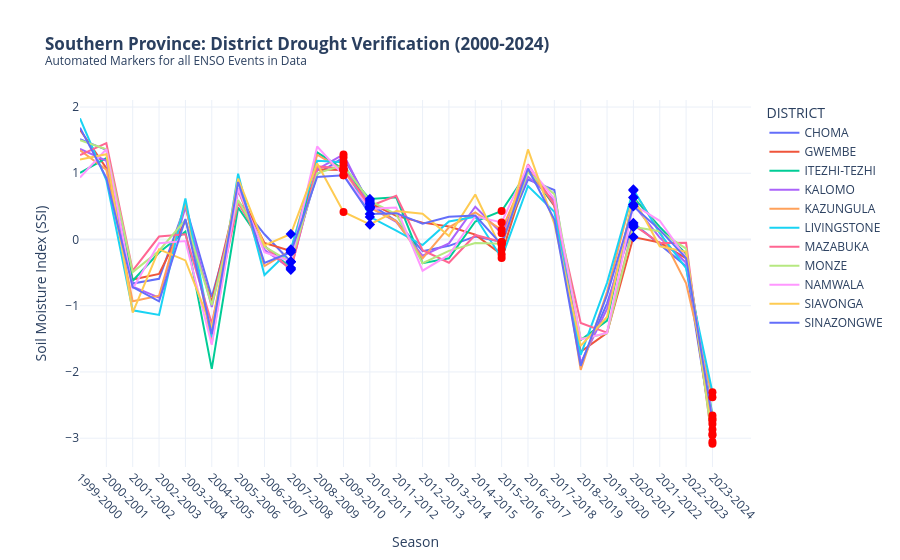

Here is the notebook cell this chart was saved with:
### Markdown cell above
This overview confirms a high spatial synchronization of agricultural drought across Zambia. While the Northern and Luapula provinces typically maintain higher baseline moisture, the 2023-2024 season shows a "synchronized crash" where every single province reached its lowest SSI (Soil Moisture) and VHI (Vegetation Health) values in 24 years.
The 2024 Outlier: In previous major El Niño years (2002, 2015), some provinces showed resilience. In 2024, the VHI dropped below 0.3 in almost all maize-belt provinces, indicating widespread permanent wilting point for the crop.
Trend Analysis: The graphics illustrate that since 2000, the frequency of "Low-VHI" years is increasing, reducing the recovery time for smallholder farmers between shocks.

### Code cell
import plotly.express as px
import plotly.graph_objects as go
import pandas as pd

# 1. Prepare Southern Province Data
southern_districts = [
    "CHIKANKATA", "CHIRUNDU", "CHOMA", "GWEMBE", "ITEZHI-TEZHI",
    "KALOMO", "KAZUNGULA", "LIVINGSTONE", "MAZABUKA", "MONZE",
    "NAMWALA", "PEMBA", "SIAVONGA", "SINAZONGWE", "ZIMBA"
]

southern_districts_data = seasonal_summary[
    seasonal_summary['DISTRICT'].isin(southern_districts)
].copy()

# 2. Patch 2023-2024 NINO34 so it is marked (since your master data ended early)
southern_districts_data.loc[southern_districts_data['SEASON'] == '2023-2024', 'NINO34'] = 2.03

# 3. Calculate SSI for Southern Districts
dist_means = southern_districts_data.groupby('DISTRICT')['VOLUMETRIC_SOIL_WATER_LAYER_1'].transform('mean')
dist_stds = southern_districts_data.groupby('DISTRICT')['VOLUMETRIC_SOIL_WATER_LAYER_1'].transform('std')
southern_districts_data['SSI'] = (southern_districts_data['VOLUMETRIC_SOIL_WATER_LAYER_1'] - dist_means) / dist_stds

# 4. Initialize the Plotly Figure
fig_south = px.line(southern_districts_data, 
                    x="SEASON", 
                    y="SSI", 
                    color="DISTRICT",
                    title="<b>Southern Province: District Drought Verification (2000-2024)</b><br><sup>Automated Markers for all ENSO Events in Data</sup>",
                    labels={"SEASON": "Season", "SSI": "Soil Moisture Index (SSI)"},
                    hover_data=['NINO34', 'NDVI_MEAN'])

# ============================================================
# 5. AUTOMATICALLY MARK EVERY EVENT FROM YOUR CSV
# ============================================================
# Get unique seasons and their corresponding NINO34 values
enso_events = southern_districts_data[['SEASON', 'NINO34']].drop_duplicates()

for index, row in enso_events.iterrows():
    season = row['SEASON']
    nino = row['NINO34']
    
    # Identify the SSI points for this specific season to place markers
    season_data = southern_districts_data[southern_districts_data['SEASON'] == season]
    
    if nino >= 1.0: # ALL El Niño Years
        # Add Red Background Shading
        fig_south.add_vrect(x0=season, x1=season, fillcolor="red", opacity=0.1, layer="below", line_width=0)
        # Add Red Dot Markers on the lines
        fig_south.add_trace(go.Scatter(x=season_data['SEASON'], y=season_data['SSI'], mode='markers',
                                       marker=dict(symbol='circle', size=8, color='red'), 
                                       showlegend=False, hoverinfo='skip'))
        
    elif nino <= -1.0: # ALL La Niña Years
        # Add Blue Background Shading
        fig_south.add_vrect(x0=season, x1=season, fillcolor="blue", opacity=0.1, layer="below", line_width=0)
        # Add Blue Diamond Markers on the lines
        fig_south.add_trace(go.Scatter(x=season_data['SEASON'], y=season_data['SSI'], mode='markers',
                                       marker=dict(symbol='diamond', size=8, color='blue'), 
                                       showlegend=False, hoverinfo='skip'))

# 6. Final Layout Polish
fig_south.update_layout(
    template="plotly_white",
    hovermode="x unified",
    xaxis_tickangle=45
)

# 7. Save and Show
fig_south.write_html("Southern_Province_Full_Verification.html")
print("✅ Full Verification Plot Created with all CSV events marked!")
fig_south.show()

### Figure 1 — Plotly figure (JSON) as saved in the notebook; plotly's stock layout.template omitted (floating-point values rounded to 4 significant figures)
{"data": [{"customdata": [[NaN, 0.6071], [-0.73, 0.5612], [-0.15, 0.5229], [0.6, 0.5142], [0.27, 0.5031], [0.66, 0.5294], [-0.91, 0.506], [0.7, 0.5502], [-1.68, 0.4869], [-0.89, 0.5681], [1.52, 0.5564], [-1.54, 0.5485], [-0.87, 0.5576], [-0.53, 0.5562], [-0.49, 0.5249], [0.51, 0.5218], [2.57, 0.4999], [-0.43, 0.5421], [-0.98, 0.5104], [0.65, 0.4596], [0.6, 0.4929], [-1.0, 0.5517], [-0.94, 0.5354], [-0.72, 0.5576], [2.03, 0.3593]], "hovertemplate": "DISTRICT=CHOMA<br>Season=%{x}<br>Soil Moisture Index (SSI)=%{y}<br>NINO34=%{customdata[0]}<br>NDVI_MEAN=%{customdata[1]}<extra></extra>", "legendgroup": "CHOMA", "line": {"color": "#636efa", "dash": "solid"}, "marker": {"symbol": "circle"}, "mode": "lines", "name": "CHOMA", "orientation": "v", "showlegend": true, "type": "scatter", "x": ["1999-2000", "2000-2001", "2001-2002", "2002-2003", "2003-2004", "2004-2005", "2005-2006", "2006-2007", "2007-2008", "2008-2009", "2009-2010", "2010-2011", "2011-2012", "2012-2013", "2013-2014", "2014-2015", "2015-2016", "2016-2017", "2017-2018", "2018-2019", "2019-2020", "2020-2021", "2021-2022", "2022-2023", "2023-2024"], "xaxis": "x", "y": [1.515, 1.354, -0.6647, -0.5931, 0.5159, -0.8685, 0.5782, 0.07903, -0.3352, 0.9854, 1.238, 0.5368, 0.2801, -0.1763, -0.09544, 0.04337, -0.03579, 0.9037, 0.7471, -1.882, -0.9632, 0.2506, -0.07314, -0.4046, -2.935], "yaxis": "y"}, {"customdata": [[NaN, 0.5662], [-0.73, 0.5578], [-0.15, 0.4828], [0.6, 0.495], [0.27, 0.5116], [0.66, 0.4984], [-0.91, 0.5499], [0.7, 0.5344], [-1.68, 0.5221], [-0.89, 0.5736], [1.52, 0.5252], [-1.54, 0.5585], [-0.87, 0.544], [-0.53, 0.55], [-0.49, 0.5228], [0.51, 0.5257], [2.57, 0.468], [-0.43, 0.5799], [-0.98, 0.552], [0.65, 0.4348], [0.6, 0.5031], [-1.0, 0.5621], [-0.94, 0.5233], [-0.72, 0.5298], [2.03, 0.3523]], "hovertemplate": "DISTRICT=GWEMBE<br>Season=%{x}<br>Soil Moisture Index (SSI)=%{y}<br>NINO34=%{customdata[0]}<br>NDVI_MEAN=%{customdata[1]}<extra></extra>", "legendgroup": "GWEMBE", "line": {"color": "#EF553B", "dash": "solid"}, "marker": {"symbol": "circle"}, "mode": "lines", "name": "GWEMBE", "orientation": "v", "showlegend": true, "type": "scatter", "x": ["1999-2000", "2000-2001", "2001-2002", "2002-2003", "2003-2004", "2004-2005", "2005-2006", "2006-2007", "2007-2008", "2008-2009", "2009-2010", "2010-2011", "2011-2012", "2012-2013", "2013-2014", "2014-2015", "2015-2016", "2016-2017", "2017-2018", "2018-2019", "2019-2020", "2020-2021", "2021-2022", "2022-2023", "2023-2024"], "xaxis": "x", "y": [1.656, 1.078, -0.6049, -0.5187, 0.2864, -0.9449, 0.7439, -0.05126, -0.1744, 1.059, 1.05, 0.5528, 0.3574, 0.2549, 0.196, 0.07414, -0.228, 1.062, 0.5084, -1.696, -1.411, 0.03693, -0.04521, -0.2838, -2.957], "yaxis": "y"}, {"customdata": [[NaN, 0.6011], [-0.73, 0.5797], [-0.15, 0.5561], [0.6, 0.574], [0.27, 0.5328], [0.66, 0.5393], [-0.91, 0.512], [0.7, 0.5585], [-1.68, 0.55], [-0.89, 0.6221], [1.52, 0.5869], [-1.54, 0.5694], [-0.87, 0.572], [-0.53, 0.5838], [-0.49, 0.5691], [0.51, 0.5571], [2.57, 0.5384], [-0.43, 0.5717], [-0.98, 0.549], [0.65, 0.5042], [0.6, 0.5135], [-1.0, 0.5453], [-0.94, 0.5478], [-0.72, 0.5417], [2.03, 0.3416]], "hovertemplate": "DISTRICT=ITEZHI-TEZHI<br>Season=%{x}<br>Soil Moisture Index (SSI)=%{y}<br>NINO34=%{customdata[0]}<br>NDVI_MEAN=%{customdata[1]}<extra></extra>", "legendgroup": "ITEZHI-TEZHI", "line": {"color": "#00cc96", "dash": "solid"}, "marker": {"symbol": "circle"}, "mode": "lines", "name": "ITEZHI-TEZHI", "orientation": "v", "showlegend": true, "type": "scatter", "x": ["1999-2000", "2000-2001", "2001-2002", "2002-2003", "2003-2004", "2004-2005", "2005-2006", "2006-2007", "2007-2008", "2008-2009", "2009-2010", "2010-2011", "2011-2012", "2012-2013", "2013-2014", "2014-2015", "2015-2016", "2016-2017", "2017-2018", "2018-2019", "2019-2020", "2020-2021", "2021-2022", "2022-2023", "2023-2024"], "xaxis": "x", "y": [1.007, 1.23, -0.6226, -0.1965, 0.1189, -1.953, 0.4837, -0.09727, -0.4277, 1.317, 1.059, 0.6111, 0.6367, -0.3566, -0.2842, 0.2723, 0.4316, 1.031, 0.5276, -1.518, -1.224, 0.637, 0.191, -0.2176, -2.656], "yaxis": "y"}, {"customdata": [[NaN, 0.6022], [-0.73, 0.5528], [-0.15, 0.4912], [0.6, 0.498], [0.27, 0.4876], [0.66, 0.5003], [-0.91, 0.4912], [0.7, 0.5174], [-1.68, 0.4798], [-0.89, 0.545], [1.52, 0.5345], [-1.54, 0.5112], [-0.87, 0.5092], [-0.53, 0.5216], [-0.49, 0.5035], [0.51, 0.4852], [2.57, 0.472], [-0.43, 0.5092], [-0.98, 0.4862], [0.65, 0.4258], [0.6, 0.4499], [-1.0, 0.5124], [-0.94, 0.4974], [-0.72, 0.5033], [2.03, 0.3078]], "hovertemplate": "DISTRICT=KALOMO<br>Season=%{x}<br>Soil Moisture Index (SSI)=%{y}<br>NINO34=%{customdata[0]}<br>NDVI_MEAN=%{customdata[1]}<extra></extra>", "legendgroup": "KALOMO", "line": {"color": "#ab63fa", "dash": "solid"}, "marker": {"symbol": "circle"}, "mode": "lines", "name": "KALOMO", "orientation": "v", "showlegend": true, "type": "scatter", "x": ["1999-2000", "2000-2001", "2001-2002", "2002-2003", "2003-2004", "2004-2005", "2005-2006", "2006-2007", "2007-2008", "2008-2009", "2009-2010", "2010-2011", "2011-2012", "2012-2013", "2013-2014", "2014-2015", "2015-2016", "2016-2017", "2017-2018", "2018-2019", "2019-2020", "2020-2021", "2021-2022", "2022-2023", "2023-2024"], "xaxis": "x", "y": [1.369, 1.188, -0.7112, -0.8775, 0.4875, -1.019, 0.7327, -0.1574, -0.442, 1.059, 1.285, 0.4908, 0.2647, -0.2453, -0.05897, 0.4953, 0.09461, 0.9495, 0.5892, -1.869, -1.047, 0.5287, 0.03006, -0.3507, -2.786], "yaxis": "y"}, {"customdata": [[NaN, 0.6094], [-0.73, 0.5696], [-0.15, 0.5136], [0.6, 0.5109], [0.27, 0.5128], [0.66, 0.5216], [-0.91, 0.5201], [0.7, 0.5577], [-1.68, 0.487], [-0.89, 0.5645], [1.52, 0.5606], [-1.54, 0.5292], [-0.87, 0.5178], [-0.53, 0.5298], [-0.49, 0.524], [0.51, 0.5038], [2.57, 0.4905], [-0.43, 0.5141], [-0.98, 0.4911], [0.65, 0.4345], [0.6, 0.4612], [-1.0, 0.525], [-0.94, 0.5057], [-0.72, 0.4927], [2.03, 0.3592]], "hovertemplate": "DISTRICT=KAZUNGULA<br>Season=%{x}<br>Soil Moisture Index (SSI)=%{y}<br>NINO34=%{customdata[0]}<br>NDVI_MEAN=%{customdata[1]}<extra></extra>", "legendgroup": "KAZUNGULA", "line": {"color": "#FFA15A", "dash": "solid"}, "marker": {"symbol": "circle"}, "mode": "lines", "name": "KAZUNGULA", "orientation": "v", "showlegend": true, "type": "scatter", "x": ["1999-2000", "2000-2001", "2001-2002", "2002-2003", "2003-2004", "2004-2005", "2005-2006", "2006-2007", "2007-2008", "2008-2009", "2009-2010", "2010-2011", "2011-2012", "2012-2013", "2013-2014", "2014-2015", "2015-2016", "2016-2017", "2017-2018", "2018-2019", "2019-2020", "2020-2021", "2021-2022", "2022-2023", "2023-2024"], "xaxis": "x", "y": [1.347, 1.056, -0.9338, -0.8486, 0.5568, -1.568, 0.7757, -0.4008, -0.165, 1.281, 1.044, 0.4816, 0.2784, -0.2864, 0.1838, 0.4076, 0.1456, 1.051, 0.5424, -1.97, -0.7903, 0.7393, 0.118, -0.6614, -2.383], "yaxis": "y"}, {"customdata": [[NaN, 0.5674], [-0.73, 0.5415], [-0.15, 0.489], [0.6, 0.4444], [0.27, 0.5153], [0.66, 0.5312], [-0.91, 0.5145], [0.7, 0.5326], [-1.68, 0.4733], [-0.89, 0.5772], [1.52, 0.5376], [-1.54, 0.5258], [-0.87, 0.5243], [-0.53, 0.5277], [-0.49, 0.5196], [0.51, 0.5263], [2.57, 0.5133], [-0.43, 0.5297], [-0.98, 0.496], [0.65, 0.4825], [0.6, 0.4926], [-1.0, 0.544], [-0.94, 0.5306], [-0.72, 0.5145], [2.03, 0.4252]], "hovertemplate": "DISTRICT=LIVINGSTONE<br>Season=%{x}<br>Soil Moisture Index (SSI)=%{y}<br>NINO34=%{customdata[0]}<br>NDVI_MEAN=%{customdata[1]}<extra></extra>", "legendgroup": "LIVINGSTONE", "line": {"color": "#19d3f3", "dash": "solid"}, "marker": {"symbol": "circle"}, "mode": "lines", "name": "LIVINGSTONE", "orientation": "v", "showlegend": true, "type": "scatter", "x": ["1999-2000", "2000-2001", "2001-2002", "2002-2003", "2003-2004", "2004-2005", "2005-2006", "2006-2007", "2007-2008", "2008-2009", "2009-2010", "2010-2011", "2011-2012", "2012-2013", "2013-2014", "2014-2015", "2015-2016", "2016-2017", "2017-2018", "2018-2019", "2019-2020", "2020-2021", "2021-2022", "2022-2023", "2023-2024"], "xaxis": "x", "y": [1.829, 0.8967, -1.068, -1.139, 0.6203, -1.475, 0.9935, -0.5359, -0.1498, 1.19, 1.166, 0.3414, 0.1339, -0.08348, 0.2719, 0.3438, -0.2803, 0.8079, 0.4196, -1.741, -0.6545, 0.7545, 0.09704, -0.4335, -2.305], "yaxis": "y"}, {"customdata": [[NaN, 0.6055], [-0.73, 0.5973], [-0.15, 0.5619], [0.6, 0.5485], [0.27, 0.5356], [0.66, 0.5986], [-0.91, 0.5634], [0.7, 0.5931], [-1.68, 0.5276], [-0.89, 0.625], [1.52, 0.5906], [-1.54, 0.5945], [-0.87, 0.5821], [-0.53, 0.6056], [-0.49, 0.5848], [0.51, 0.5626], [2.57, 0.5593], [-0.43, 0.5776], [-0.98, 0.5975], [0.65, 0.5241], [0.6, 0.5575], [-1.0, 0.5977], [-0.94, 0.5923], [-0.72, 0.6025], [2.03, 0.3887]], "hovertemplate": "DISTRICT=MAZABUKA<br>Season=%{x}<br>Soil Moisture Index (SSI)=%{y}<br>NINO34=%{customdata[0]}<br>NDVI_MEAN=%{customdata[1]}<extra></extra>", "legendgroup": "MAZABUKA", "line": {"color": "#FF6692", "dash": "solid"}, "marker": {"symbol": "circle"}, "mode": "lines", "name": "MAZABUKA", "orientation": "v", "showlegend": true, "type": "scatter", "x": ["1999-2000", "2000-2001", "2001-2002", "2002-2003", "2003-2004", "2004-2005", "2005-2006", "2006-2007", "2007-2008", "2008-2009", "2009-2010", "2010-2011", "2011-2012", "2012-2013", "2013-2014", "2014-2015", "2015-2016", "2016-2017", "2017-2018", "2018-2019", "2019-2020", "2020-2021", "2021-2022", "2022-2023", "2023-2024"], "xaxis": "x", "y": [1.276, 1.454, -0.4715, 0.04452, 0.07803, -1.268, 0.5507, -0.09409, -0.457, 1.104, 1.071, 0.5026, 0.6613, -0.1613, -0.3505, 0.06876, -0.03849, 1.136, 0.5262, -1.26, -1.406, 0.2201, -0.05425, -0.04948, -3.083], "yaxis": "y"}, {"customdata": [[NaN, 0.579], [-0.73, 0.5789], [-0.15, 0.5311], [0.6, 0.525], [0.27, 0.5078], [0.66, 0.5569], [-0.91, 0.53], [0.7, 0.5728], [-1.68, 0.5052], [-0.89, 0.5879], [1.52, 0.5747], [-1.54, 0.5595], [-0.87, 0.5505], [-0.53, 0.5559], [-0.49, 0.5298], [0.51, 0.5309], [2.57, 0.4742], [-0.43, 0.5547], [-0.98, 0.5311], [0.65, 0.4568], [0.6, 0.5033], [-1.0, 0.5551], [-0.94, 0.5319], [-0.72, 0.5645], [2.03, 0.321]], "hovertemplate": "DISTRICT=MONZE<br>Season=%{x}<br>Soil Moisture Index (SSI)=%{y}<br>NINO34=%{customdata[0]}<br>NDVI_MEAN=%{customdata[1]}<extra></extra>", "legendgroup": "MONZE", "line": {"color": "#B6E880", "dash": "solid"}, "marker": {"symbol": "circle"}, "mode": "lines", "name": "MONZE", "orientation": "v", "showlegend": true, "type": "scatter", "x": ["1999-2000", "2000-2001", "2001-2002", "2002-2003", "2003-2004", "2004-2005", "2005-2006", "2006-2007", "2007-2008", "2008-2009", "2009-2010", "2010-2011", "2011-2012", "2012-2013", "2013-2014", "2014-2015", "2015-2016", "2016-2017", "2017-2018", "2018-2019", "2019-2020", "2020-2021", "2021-2022", "2022-2023", "2023-2024"], "xaxis": "x", "y": [1.501, 1.361, -0.4922, -0.1694, 0.2974, -0.9904, 0.5958, -0.1055, -0.3406, 0.9998, 1.123, 0.5829, 0.3823, -0.3572, -0.1713, -0.05292, -0.06432, 1.015, 0.6847, -1.504, -1.419, 0.1893, 0.1253, -0.1383, -3.053], "yaxis": "y"}, {"customdata": [[NaN, 0.5871], [-0.73, 0.5494], [-0.15, 0.498], [0.6, 0.5225], [0.27, 0.4868], [0.66, 0.5146], [-0.91, 0.5], [0.7, 0.5254], [-1.68, 0.4892], [-0.89, 0.564], [1.52, 0.5452], [-1.54, 0.5144], [-0.87, 0.5281], [-0.53, 0.5377], [-0.49, 0.5041], [0.51, 0.5008], [2.57, 0.4902], [-0.43, 0.5344], [-0.98, 0.4933], [0.65, 0.4494], [0.6, 0.4983], [-1.0, 0.507], [-0.94, 0.5075], [-0.72, 0.5077], [2.03, 0.3122]], "hovertemplate": "DISTRICT=NAMWALA<br>Season=%{x}<br>Soil Moisture Index (SSI)=%{y}<br>NINO34=%{customdata[0]}<br>NDVI_MEAN=%{customdata[1]}<extra></extra>", "legendgroup": "NAMWALA", "line": {"color": "#FF97FF", "dash": "solid"}, "marker": {"symbol": "circle"}, "mode": "lines", "name": "NAMWALA", "orientation": "v", "showlegend": true, "type": "scatter", "x": ["1999-2000", "2000-2001", "2001-2002", "2002-2003", "2003-2004", "2004-2005", "2005-2006", "2006-2007", "2007-2008", "2008-2009", "2009-2010", "2010-2011", "2011-2012", "2012-2013", "2013-2014", "2014-2015", "2015-2016", "2016-2017", "2017-2018", "2018-2019", "2019-2020", "2020-2021", "2021-2022", "2022-2023", "2023-2024"], "xaxis": "x", "y": [0.9356, 1.364, -0.7419, -0.05637, -0.02428, -1.591, 0.769, -0.1912, -0.3308, 1.404, 0.9698, 0.4625, 0.4835, -0.4708, -0.2336, 0.3509, 0.2583, 1.115, 0.6126, -1.508, -1.41, 0.526, 0.2828, -0.274, -2.703], "yaxis": "y"}, {"customdata": [[NaN, 0.5618], [-0.73, 0.5397], [-0.15, 0.4865], [0.6, 0.5349], [0.27, 0.5367], [0.66, 0.5457], [-0.91, 0.548], [0.7, 0.5079], [-1.68, 0.5273], [-0.89, 0.6103], [1.52, 0.5368], [-1.54, 0.5324], [-0.87, 0.5301], [-0.53, 0.5491], [-0.49, 0.5302], [0.51, 0.5522], [2.57, 0.4709], [-0.43, 0.5719], [-0.98, 0.5887], [0.65, 0.4306], [0.6, 0.5045], [-1.0, 0.5728], [-0.94, 0.5324], [-0.72, 0.5149], [2.03, 0.378]], "hovertemplate": "DISTRICT=SIAVONGA<br>Season=%{x}<br>Soil Moisture Index (SSI)=%{y}<br>NINO34=%{customdata[0]}<br>NDVI_MEAN=%{customdata[1]}<extra></extra>", "legendgroup": "SIAVONGA", "line": {"color": "#FECB52", "dash": "solid"}, "marker": {"symbol": "circle"}, "mode": "lines", "name": "SIAVONGA", "orientation": "v", "showlegend": true, "type": "scatter", "x": ["1999-2000", "2000-2001", "2001-2002", "2002-2003", "2003-2004", "2004-2005", "2005-2006", "2006-2007", "2007-2008", "2008-2009", "2009-2010", "2010-2011", "2011-2012", "2012-2013", "2013-2014", "2014-2015", "2015-2016", "2016-2017", "2017-2018", "2018-2019", "2019-2020", "2020-2021", "2021-2022", "2022-2023", "2023-2024"], "xaxis": "x", "y": [1.209, 1.288, -1.103, -0.1476, -0.3153, -1.335, 0.9203, -0.09063, 0.08304, 1.149, 0.4153, 0.2277, 0.4288, 0.3899, 0.05446, 0.6802, -0.1483, 1.36, 0.2399, -1.606, -1.171, 0.63, -0.1028, -0.1869, -2.869], "yaxis": "y"}, {"customdata": [[NaN, 0.6299], [-0.73, 0.5939], [-0.15, 0.5023], [0.6, 0.4964], [0.27, 0.5381], [0.66, 0.4947], [-0.91, 0.5704], [0.7, 0.5289], [-1.68, 0.505], [-0.89, 0.593], [1.52, 0.5489], [-1.54, 0.5808], [-0.87, 0.5535], [-0.53, 0.5685], [-0.49, 0.5396], [0.51, 0.5273], [2.57, 0.4878], [-0.43, 0.5676], [-0.98, 0.5146], [0.65, 0.4559], [0.6, 0.4843], [-1.0, 0.5577], [-0.94, 0.5315], [-0.72, 0.5372], [2.03, 0.3269]], "hovertemplate": "DISTRICT=SINAZONGWE<br>Season=%{x}<br>Soil Moisture Index (SSI)=%{y}<br>NINO34=%{customdata[0]}<br>NDVI_MEAN=%{customdata[1]}<extra></extra>", "legendgroup": "SINAZONGWE", "line": {"color": "#636efa", "dash": "solid"}, "marker": {"symbol": "circle"}, "mode": "lines", "name": "SINAZONGWE", "orientation": "v", "showlegend": true, "type": "scatter", "x": ["1999-2000", "2000-2001", "2001-2002", "2002-2003", "2003-2004", "2004-2005", "2005-2006", "2006-2007", "2007-2008", "2008-2009", "2009-2010", "2010-2011", "2011-2012", "2012-2013", "2013-2014", "2014-2015", "2015-2016", "2016-2017", "2017-2018", "2018-2019", "2019-2020", "2020-2021", "2021-2022", "2022-2023", "2023-2024"], "xaxis": "x", "y": [1.689, 0.9325, -0.7194, -0.9348, 0.3088, -1.428, 0.869, -0.3518, -0.1911, 0.9439, 0.9691, 0.3849, 0.398, 0.2377, 0.3429, 0.3613, -0.0763, 1.073, 0.3023, -1.907, -0.8384, 0.5019, 0.1456, -0.2821, -2.73], "yaxis": "y"}, {"hoverinfo": "skip", "marker": {"color": "blue", "size": 8, "symbol": "diamond"}, "mode": "markers", "showlegend": false, "type": "scatter", "x": ["2007-2008", "2007-2008", "2007-2008", "2007-2008", "2007-2008", "2007-2008", "2007-2008", "2007-2008", "2007-2008", "2007-2008", "2007-2008"], "y": [-0.3352, -0.1744, -0.4277, -0.442, -0.165, -0.1498, -0.457, -0.3406, -0.3308, 0.08304, -0.1911]}, {"hoverinfo": "skip", "marker": {"color": "red", "size": 8, "symbol": "circle"}, "mode": "markers", "showlegend": false, "type": "scatter", "x": ["2009-2010", "2009-2010", "2009-2010", "2009-2010", "2009-2010", "2009-2010", "2009-2010", "2009-2010", "2009-2010", "2009-2010", "2009-2010"], "y": [1.238, 1.05, 1.059, 1.285, 1.044, 1.166, 1.071, 1.123, 0.9698, 0.4153, 0.9691]}, {"hoverinfo": "skip", "marker": {"color": "blue", "size": 8, "symbol": "diamond"}, "mode": "markers", "showlegend": false, "type": "scatter", "x": ["2010-2011", "2010-2011", "2010-2011", "2010-2011", "2010-2011", "2010-2011", "2010-2011", "2010-2011", "2010-2011", "2010-2011", "2010-2011"], "y": [0.5368, 0.5528, 0.6111, 0.4908, 0.4816, 0.3414, 0.5026, 0.5829, 0.4625, 0.2277, 0.3849]}, {"hoverinfo": "skip", "marker": {"color": "red", "size": 8, "symbol": "circle"}, "mode": "markers", "showlegend": false, "type": "scatter", "x": ["2015-2016", "2015-2016", "2015-2016", "2015-2016", "2015-2016", "2015-2016", "2015-2016", "2015-2016", "2015-2016", "2015-2016", "2015-2016"], "y": [-0.03579, -0.228, 0.4316, 0.09461, 0.1456, -0.2803, -0.03849, -0.06432, 0.2583, -0.1483, -0.0763]}, {"hoverinfo": "skip", "marker": {"color": "blue", "size": 8, "symbol": "diamond"}, "mode": "markers", "showlegend": false, "type": "scatter", "x": ["2020-2021", "2020-2021", "2020-2021", "2020-2021", "2020-2021", "2020-2021", "2020-2021", "2020-2021", "2020-2021", "2020-2021", "2020-2021"], "y": [0.2506, 0.03693, 0.637, 0.5287, 0.7393, 0.7545, 0.2201, 0.1893, 0.526, 0.63, 0.5019]}, {"hoverinfo": "skip", "marker": {"color": "red", "size": 8, "symbol": "circle"}, "mode": "markers", "showlegend": false, "type": "scatter", "x": ["2023-2024", "2023-2024", "2023-2024", "2023-2024", "2023-2024", "2023-2024", "2023-2024", "2023-2024", "2023-2024", "2023-2024", "2023-2024"], "y": [-2.935, -2.957, -2.656, -2.786, -2.383, -2.305, -3.083, -3.053, -2.703, -2.869, -2.73]}], "layout": {"hovermode": "x unified", "legend": {"title": {"text": "DISTRICT"}, "tracegroupgap": 0}, "shapes": [{"fillcolor": "blue", "layer": "below", "line": {"width": 0}, "opacity": 0.1, "type": "rect", "x0": "2007-2008", "x1": "2007-2008", "xref": "x", "y0": 0, "y1": 1, "yref": "y domain"}, {"fillcolor": "red", "layer": "below", "line": {"width": 0}, "opacity": 0.1, "type": "rect", "x0": "2009-2010", "x1": "2009-2010", "xref": "x", "y0": 0, "y1": 1, "yref": "y domain"}, {"fillcolor": "blue", "layer": "below", "line": {"width": 0}, "opacity": 0.1, "type": "rect", "x0": "2010-2011", "x1": "2010-2011", "xref": "x", "y0": 0, "y1": 1, "yref": "y domain"}, {"fillcolor": "red", "layer": "below", "line": {"width": 0}, "opacity": 0.1, "type": "rect", "x0": "2015-2016", "x1": "2015-2016", "xref": "x", "y0": 0, "y1": 1, "yref": "y domain"}, {"fillcolor": "blue", "layer": "below", "line": {"width": 0}, "opacity": 0.1, "type": "rect", "x0": "2020-2021", "x1": "2020-2021", "xref": "x", "y0": 0, "y1": 1, "yref": "y domain"}, {"fillcolor": "red", "layer": "below", "line": {"width": 0}, "opacity": 0.1, "type": "rect", "x0": "2023-2024", "x1": "2023-2024", "xref": "x", "y0": 0, "y1": 1, "yref": "y domain"}], "title": {"text": "<b>Southern Province: District Drought Verification (2000-2024)</b><br><sup>Automated Markers for all ENSO Events in Data</sup>"}, "xaxis": {"anchor": "y", "domain": [0, 1], "tickangle": 45, "title": {"text": "Season"}}, "yaxis": {"anchor": "x", "domain": [0, 1], "title": {"text": "Soil Moisture Index (SSI)"}}}}
